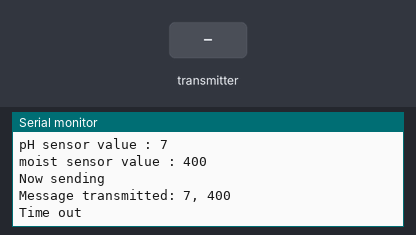
A sketch run on a simulated Arduino Uno, built with avr-gcc and run on an emulated ATmega328P. Shown: the last lines printed to the serial monitor. The inputs (shaded band) are chosen by the test bench. No radio packets arrive unless stated.

Above: at 1.2 s.
1.3 s: the transmitter starts sending ack = 0
At 2.1 s:
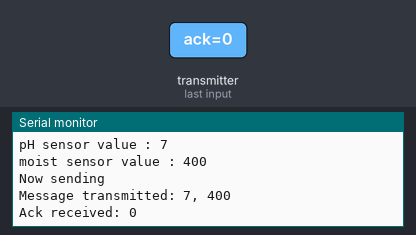
3.8 s: the transmitter starts sending ack = 256
At 5.3 s:
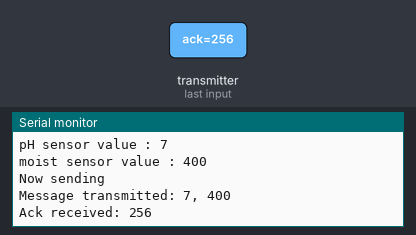

The sketch:

project-agis-sender.ino
```cpp
#include <SPI.h>
#include "RF24.h"

//nRF24L01------------------------------
RF24 radio(7,8); //CE, CS
byte addresses[][8] = {"node_1","node_2"}; //address

//moist------------------------------
#define moistSensor A0
#define moistArrayLength 10
int moistArray[moistArrayLength];
int moistSensorValue;

//pH------------------------------
#define pHSensor A1
#define pHArrayLength 10
int pHArray[pHArrayLength];
int pHSensorValue;

//message------------------------------
struct data{
  int id;
  int pH;
  int moist;
}dataTrans;

int ack = 0;
bool timeout = false;
unsigned long startWait = 0;

//setup------------------------------
void setup() {
  //serial
  Serial.begin(9600);

  //pin mode
  pinMode(moistSensor, INPUT);
  pinMode(pHSensor, INPUT);

  //sensor init
  moistInit();
  pHInit();

  //nRF setup
  radio.begin();
  radio.setPALevel(RF24_PA_LOW); //prevent power supply issue
  radio.openWritingPipe(addresses[0]);
  radio.openReadingPipe(1,addresses[1]);
  radio.startListening(); //start
  dataTrans.id = 1;
}

//run process------------------------------
void loop() {
  //sensor measurement
  pHSensorRead();
  moistSensorRead();

  //send data : pH, moist
  radio.stopListening();
  Serial.println("Now sending");
  dataTrans.pH = pHSensorValue;
  dataTrans.moist = moistSensorValue;
  if(!radio.write(&dataTrans, sizeof(data))){
    Serial.println("Message failed");
  }else{
    Serial.print("Message transmitted: ");
    Serial.print(dataTrans.pH);
    Serial.print(", ");
    Serial.println(dataTrans.moist);
  }

  //receive : ack
  radio.startListening();
  startWait = micros();
  while(!radio.available()){
    if(micros() - startWait > 200000){
      timeout = true;
      break;
    }
  }
  if(timeout){
    Serial.println("Time out");
  }else{
    radio.read(&ack, sizeof(int));
    Serial.print("Ack received: ");
    Serial.println(ack);
  }
  timeout = false;
  delay(1000);
}
```

moist_handling.ino
```cpp
//sensor--------------------------------------------------

//di uji coba sesuai lab : kalibrasi
void moistInit(){
  int temp = analogRead(moistSensor);
  for(int i = 0; i < moistArrayLength; i++){
    moistArray[i] = temp;
  }
}

void moistSensorRead(){
  int moistTemp;
  //moistTemp = analogRead(moistSensor);
  //moistSensorValue = moistAverageArray(moistTemp, moistArrayLength);
  moistSensorValue = 400;
  Serial.print("moist sensor value : ");
  Serial.println(moistSensorValue);
}

int moistAverageArray(int value, int number){
  float avg;
  float sum = 0;
  for(int i = (number-1); i > 0; i--){
    moistArray[i] = moistArray[i-1];
    sum = sum + moistArray[i];
  }
  moistArray[0] = value;
  sum = sum + value;
  avg = sum / number;
  return (int)avg;
}
```

pH_handling.ino
```cpp
//sensor--------------------------------------------------

//di uji coba sesuai lab : kalibrasi
void pHInit(){
  int temp = analogRead(pHSensor);
  for(int i = 0; i < pHArrayLength; i++){
    pHArray[i] = temp;
  }
}

void pHSensorRead(){
  int pHTemp;
  //pHTemp = analogRead(pHSensor);
  //pHSensorValue = pHAverageArray(pHTemp, pHArrayLength);
  pHSensorValue = 7;
  Serial.print("pH sensor value : ");
  Serial.println(pHSensorValue);
}

int pHAverageArray(int value, int number){
  float avg;
  float sum = 0;
  for(int i = (number-1); i > 0; i--){
    pHArray[i] = pHArray[i-1];
    sum = sum + pHArray[i];
  }
  pHArray[0] = value;
  sum = sum + value;
  avg = sum / number;
  return (int)avg;
}
```

Measured:
- after the input at 1.3 s, the serial monitor: prints a new line at once (image 1)
- after the input at 3.8 s, the serial monitor: prints a new line after 0.68 s (image 2)
